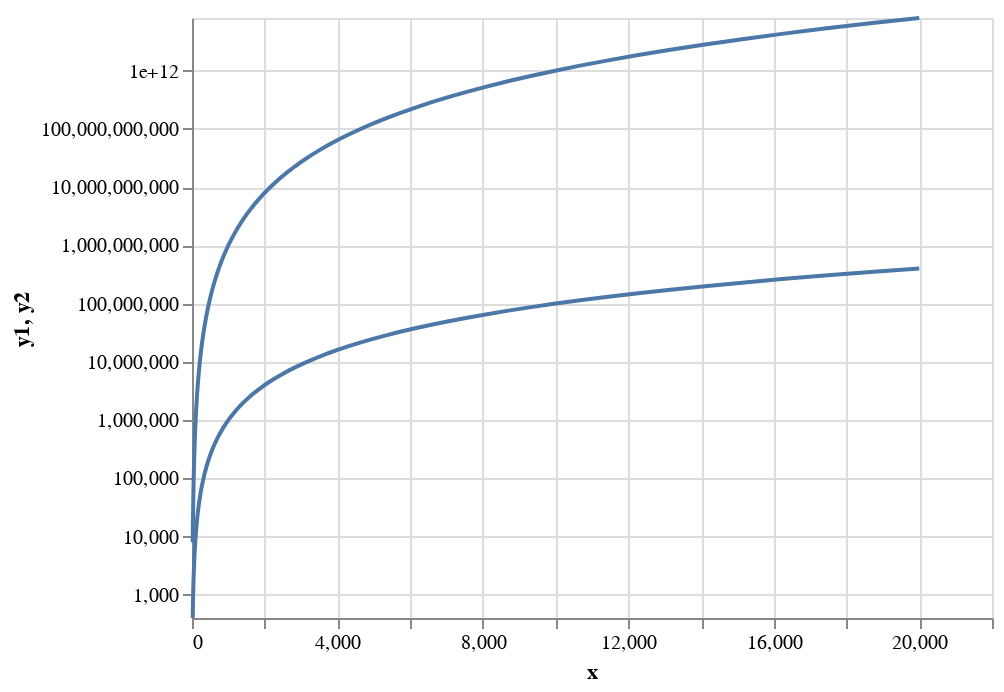

Notebook source saved alongside this figure:
### Code cell
alt.layer(g1+g2).resolve_scale('independent')
